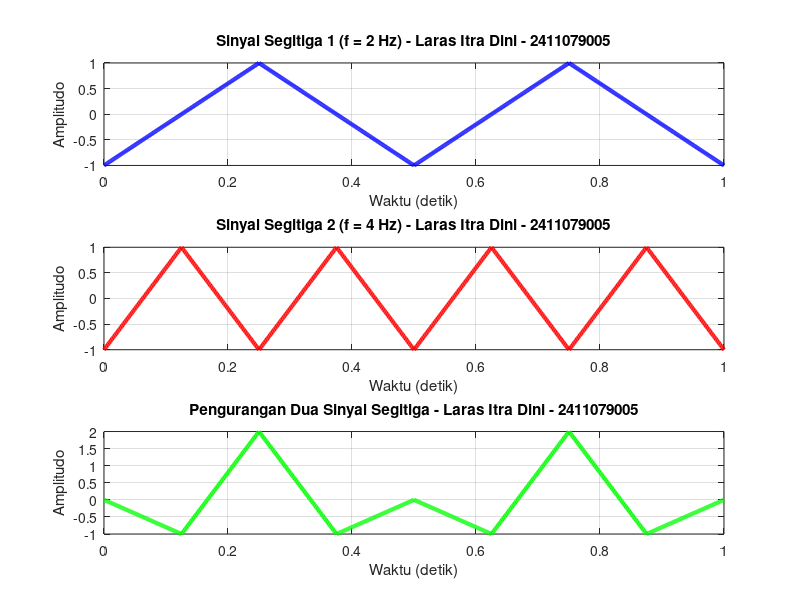

Write MATLAB code to recreate this figure.
clear all;
clc;
clf;

% Parameter Sinyal
fs = 1000;   % Sampling frequency 
f1 = 2;      % Frekuensi Sinyal 1 
f2 = 4;      % Frekuensi Sinyal 2 
A1 = 2;      % Amplitudo Sinyal 1
A2 = 4;      % Amplitudo Sinyal 2

% Waktu 
t = 0:0.001:1; 

% Sinyal Persegi
x1 = sawtooth (2 * pi * f1 * t, 0.5);  % Sinyal persegi pertama
x2 = sawtooth (2 * pi * f2 * t, 0.5);  % Sinyal persegi kedua

% Penjumlahan Sinyal
y = x1 - x2;

% Plot Sinyal
figure(1);
subplot(311);
plot(t, x1, 'b', 'LineWidth', 3);
grid on;
title('Sinyal Segitiga 1 (f = 2 Hz) - Laras Itra Dini - 2411079005');
xlabel('Waktu (detik)');
ylabel('Amplitudo');

subplot(312);
plot(t, x2, 'r', 'LineWidth', 3);  
grid on;
title('Sinyal Segitiga 2 (f = 4 Hz) - Laras Itra Dini - 2411079005');
xlabel('Waktu (detik)');
ylabel('Amplitudo');

subplot(313);
plot(t, y, 'g', 'LineWidth', 3); 
grid on;
title('Pengurangan Dua Sinyal Segitiga - Laras Itra Dini - 2411079005');
xlabel('Waktu (detik)');
ylabel('Amplitudo');
